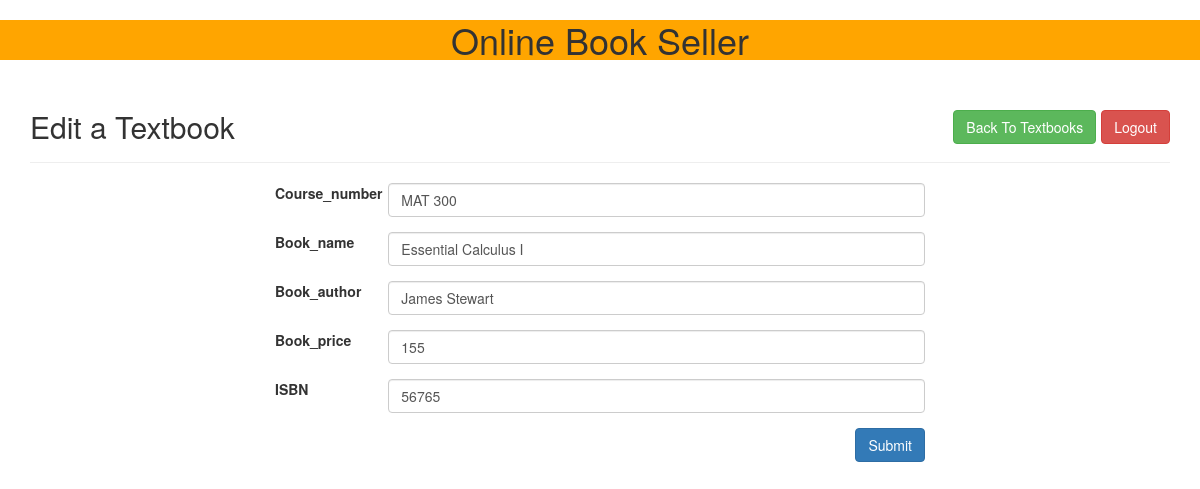
The app's page /edit.php?bookid=2 (signed in) with its own data.
### tables this page shows
CREATE TABLE `bookinfo` (
  `book_id` int(100) NOT NULL AUTO_INCREMENT,
  `book_creator` int(100) NOT NULL,
  `course_number` varchar(30) NOT NULL DEFAULT '',
  `book_name` varchar(30) NOT NULL,
  `book_author` varchar(30) NOT NULL,
  `book_price` int(11) NOT NULL,
  `is_available` varchar(30) NOT NULL DEFAULT '',
  `ISBN` int(25) DEFAULT NULL,
  UNIQUE KEY `book_id` (`book_id`)
);

### common.php (called while the page is built)
<?php
function escape($html)
{
    return htmlspecialchars($html, ENT_QUOTES | ENT_SUBSTITUTE, "UTF-8");
}

### public/edit.php (the view, shortened to what this page needs)
<?php
require "../config.php";
require "../common.php";
$book = [
    "course_number" => "",
    "ISBN" => "",
    "book_name" => "",
    "book_author" => "",
    "book_price" => "",
];
if (isset($_GET['bookid'])) {
    try {
        $connection = new PDO($dsn, $db_username, $db_password, $db_options);
        $id = $_GET['bookid'];
        $sql = "SELECT course_number, book_name, book_author, book_price, ISBN FROM bookinfo WHERE book_id = :id";
        $statement = $connection->prepare($sql);
        $statement->bindValue(':id', $id);
        $statement->execute();
        $book = $statement->fetch(PDO::FETCH_ASSOC);
    } catch (PDOException $error) {
        echo $sql . "<br>" . $error->getMessage();
    }
} else {
    echo "Something went wrong!";
    exit;
}
?>
<?php require "templates/header.php";?>
<div class="container">
    <div class="page-header clearfix">
        <h2 class="pull-left">Edit a Textbook</h2>
        <div class="btn-toolbar">
			<a href="logout.php" class="btn btn-danger pull-right">Logout</a>
            <a href="index.php" class="btn btn-success pull-right">Back To Textbooks</a>
		</div>
    </div>
    <div class="wrapper">
        <form method="post">
            <?php foreach ($book as $key => $value): ?>
                <div class="form-group row">
                    <label class="col-sm-2 col-form-label" for="<?php echo $key; ?>"><?php echo ucfirst($key); ?></label>
                        <div class="col-sm-10">
                            <input class="form-control" type="text)" name="<?php echo $key; ?>" id="<?php echo $key; ?>" value="<?php echo escape($value); ?>">
                    </div>
                </div>
            <?php endforeach;?>
                <input type="submit" name="submit" class="btn btn-primary btn-md pull-right" value="Submit">
        </form>
    </div>
</div>
<?php require "templates/footer.php";?>

### public/css/style.css (style rules this page uses)
.wrapper { width: 650px; margin: 0 auto; }
.page-header h2 { margin-top: 0; }

### records on screen
bookinfo: course_number "MAT 300", book_name "Essential Calculus I", book_author "James Stewart", book_price "155", ISBN "56765"

### other values on screen
$key "Course_number"
$key "Book_name"
$key "Book_author"
$key "Book_price"
$key "ISBN"
